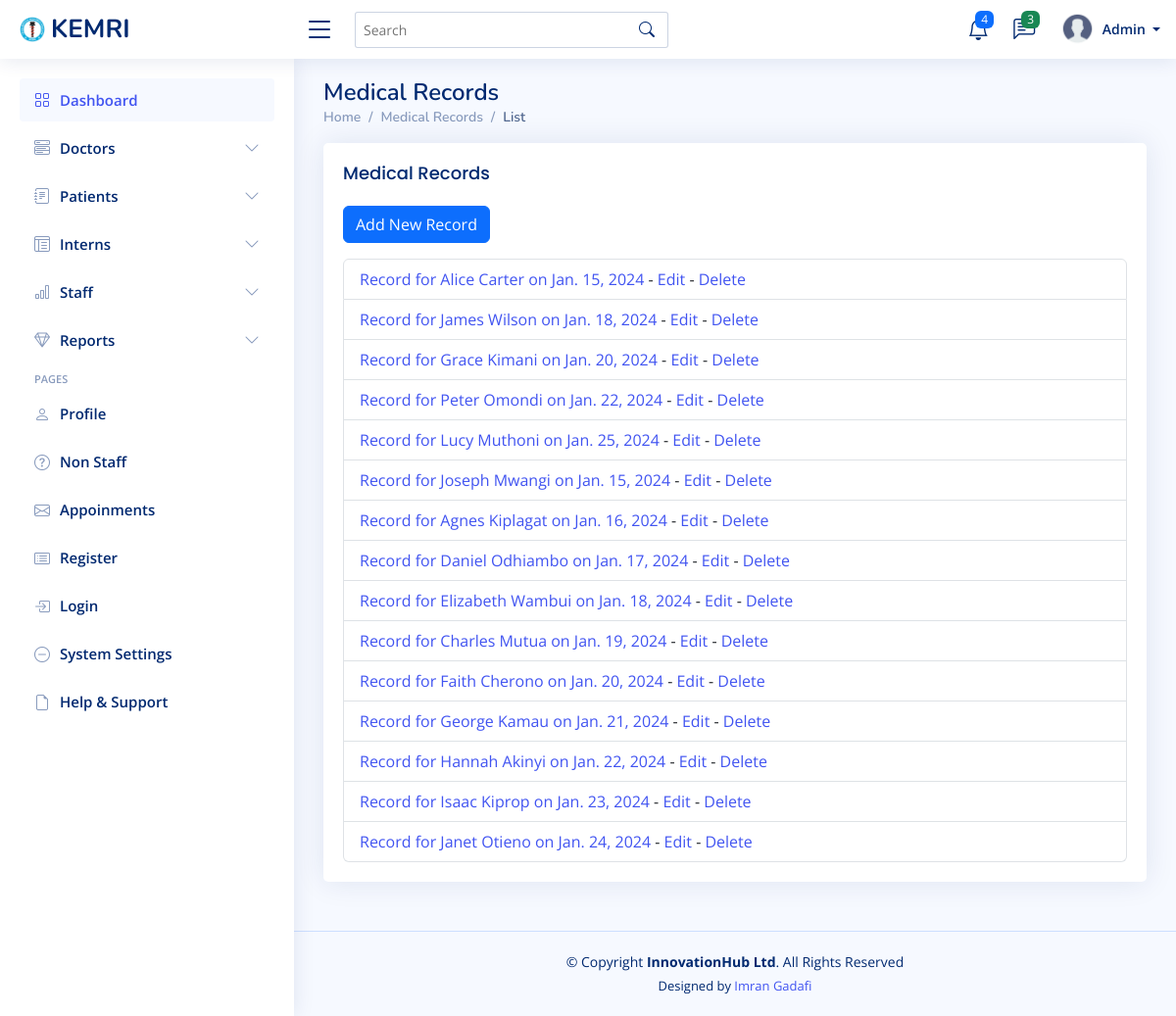
/medical-records/, run on the app's committed database.
### mtwapa_branch/models.py (models this page shows, shortened)
class MedicalRecord(models.Model):
    patient = models.ForeignKey(Patient, on_delete=models.CASCADE)
    doctor = models.ForeignKey(Doctor, on_delete=models.SET_NULL, null=True)
    date = models.DateField()
    visit_reason = models.CharField(max_length=255, blank=True, null=True)  # Reason for visit
    diagnosis = models.TextField()  # Diagnosis details
    symptoms = models.TextField(blank=True, null=True)  # Symptoms reported by the patient
    physical_examination = models.TextField(blank=True, null=True)  # Doctor's observations during examination
    vital_signs = models.CharField(max_length=255, blank=True, null=True)  # Example: "Temp: 37.5°C, BP: 120/80"
    tests_ordered = models.TextField(blank=True, null=True)  # Tests requested by the doctor
    test_results = models.TextField(blank=True, null=True)  # Results of tests conducted
    prescription = models.TextField(blank=True, null=True)  # Medications prescribed
    procedures = models.TextField(blank=True, null=True)  # Any procedures performed
    follow_up_date = models.DateField(blank=True, null=True)  # Next scheduled visit
    additional_notes = models.TextField(blank=True, null=True)  # Any additional observations or instructions
    created_at = models.DateTimeField(auto_now_add=True)
    updated_at = models.DateTimeField(auto_now=True)

class Patient(models.Model):
    first_name = models.CharField(max_length=100)
    last_name = models.CharField(max_length=100)
    phone = models.CharField(max_length=100)
    gender = models.CharField(
        max_length=10,
        choices=[('Male', 'Male'), ('Female', 'Female'), ('Other', 'Other')],
        blank=True,
        null=True
    )
    email = models.EmailField(max_length=100 , blank=True, null=True )
    Identification_no= models.CharField(max_length=100 , blank=True, null=True)
    date_of_birth = models.DateField()
    address = models.TextField()
    emergency_contact_name = models.CharField(max_length=100)
    emergency_contact_number = models.CharField(max_length=15)
    blood_type = models.CharField(max_length=3, blank=True, null=True)
    allergies = models.TextField(blank=True, null=True)
    chronic_conditions = models.TextField(blank=True, null=True)
    medical_history = models.TextField(blank=True, null=True)
    insurance_provider = models.CharField(max_length=100, blank=True, null=True)
    profile_picture = models.ImageField(upload_to='patient_profiles/', blank=True, null=True)

### mtwapa_branch/views.py (the view)
# urls.py: path('medical-records/', views.medical_record_list, name='medical_record_list'),
def medical_record_list(request):
    records = MedicalRecord.objects.all()
    return render(request, 'medical_record/medical_record_list.html', {'records': records})

### templates/medical_record/medical_record_list.html
{% extends 'base/base.html' %}
{% block content %}
<div class="pagetitle">
    <h1>Medical Records</h1>
    <nav>
        <ol class="breadcrumb">
            <li class="breadcrumb-item"><a href="{% url 'dashboard' %}">Home</a></li>
            <li class="breadcrumb-item">Medical Records</li>
            <li class="breadcrumb-item active">List</li>
        </ol>
    </nav>
</div>
<section class="section">
    <div class="row">
        <div class="col-lg-12">
            <div class="card">
                <div class="card-body">
                    <h5 class="card-title">Medical Records</h5>
                    <a href="{% url 'medical_record_create' %}" class="btn btn-primary mb-3">Add New Record</a>
                    <ul class="list-group">
                        {% for record in records %}
                        <li class="list-group-item">
                            <a href="{% url 'medical_record_detail' record.pk %}">
                                Record for {{ record.patient.first_name }} {{ record.patient.last_name }} on {{ record.date }}
                            </a>
                            - <a href="{% url 'medical_record_update' record.pk %}">Edit</a>
                            - <a href="{% url 'medical_record_delete' record.pk %}">Delete</a>
                        </li>
                        {% endfor %}
                    </ul>
                </div>
            </div>
        </div>
    </div>
</section>
{% endblock %}

### static/assets/css/style.css (style rules this page uses)
:root { scroll-behavior: smooth; }
body { font-family: "Open Sans", sans-serif; background: #f6f9ff; color: #444444; }
h1, h2, h3, h4, h5, h6 { font-family: "Nunito", sans-serif; }
.pagetitle { margin-bottom: 10px; }
.pagetitle h1 { font-size: 24px; margin-bottom: 0; font-weight: 600; color: #012970; }
.card { margin-bottom: 30px; border: none; border-radius: 5px; box-shadow: 0px 0 30px rgba(1, 41, 112, 0.1); }
.card-title { padding: 20px 0 15px 0; font-size: 18px; font-weight: 500; color: #012970; font-family: "Poppins", sans-serif; }
.card-body { padding: 0 20px 20px 20px; }
.breadcrumb { font-size: 14px; font-family: "Nunito", sans-serif; color: #899bbd; font-weight: 600; }
.breadcrumb a { color: #899bbd; transition: 0.3s; }
.breadcrumb .breadcrumb-item::before { color: #899bbd; }
.breadcrumb .active { color: #51678f; font-weight: 600; }

### data on the page
MedicalRecord: patient.first_name "Alice", patient.last_name "Carter", date "Jan. 15, 2024"
MedicalRecord: patient.first_name "James", patient.last_name "Wilson", date "Jan. 18, 2024"
MedicalRecord: patient.first_name "Grace", patient.last_name "Kimani", date "Jan. 20, 2024"
MedicalRecord: patient.first_name "Peter", patient.last_name "Omondi", date "Jan. 22, 2024"
MedicalRecord: patient.first_name "Lucy", patient.last_name "Muthoni", date "Jan. 25, 2024"
MedicalRecord: patient.first_name "Joseph", patient.last_name "Mwangi", date "Jan. 15, 2024"
MedicalRecord: patient.first_name "Agnes", patient.last_name "Kiplagat", date "Jan. 16, 2024"
MedicalRecord: patient.first_name "Daniel", patient.last_name "Odhiambo", date "Jan. 17, 2024"
MedicalRecord: patient.first_name "Elizabeth", patient.last_name "Wambui", date "Jan. 18, 2024"
MedicalRecord: patient.first_name "Charles", patient.last_name "Mutua", date "Jan. 19, 2024"
MedicalRecord: patient.first_name "Faith", patient.last_name "Cherono", date "Jan. 20, 2024"
MedicalRecord: patient.first_name "George", patient.last_name "Kamau", date "Jan. 21, 2024"
MedicalRecord: patient.first_name "Hannah", patient.last_name "Akinyi", date "Jan. 22, 2024"
MedicalRecord: patient.first_name "Isaac", patient.last_name "Kiprop", date "Jan. 23, 2024"
MedicalRecord: patient.first_name "Janet", patient.last_name "Otieno", date "Jan. 24, 2024"
